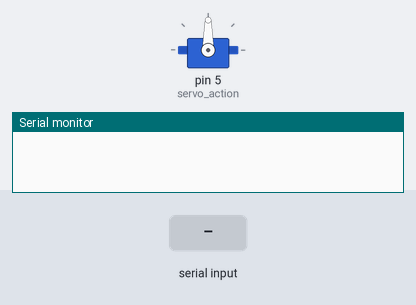
This sketch was run on a simulated Arduino Uno, built with avr-gcc and run on an emulated ATmega328P. On the bench: servo, the last lines printed to the serial monitor. The inputs (shaded band) are chosen by the test bench.

Above: at 1.2 s.
1.3 s: "30,150\n" received over Serial
At 2.9 s:
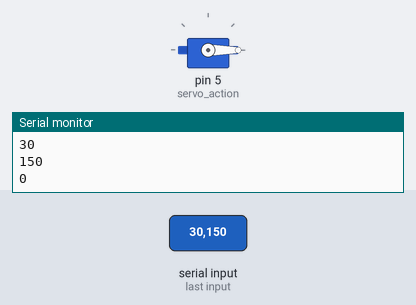
3.8 s: "90,45\n" received over Serial
At 4.6 s:
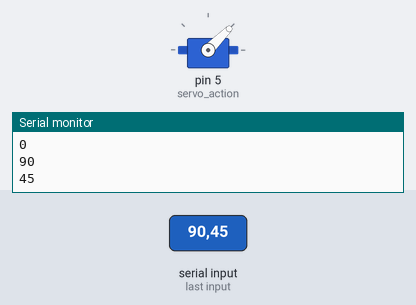
6.3 s: "200\n" received over Serial
At 7.1 s:
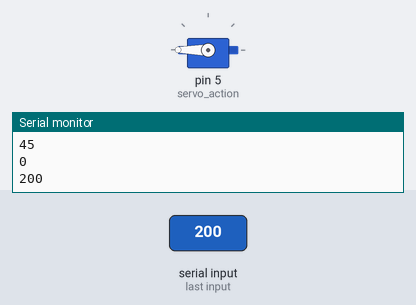
Timing chart, 0 to 9.3 s (numbered marks = the images above; inputs shaded):
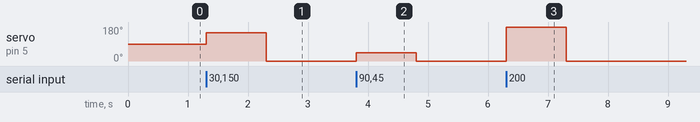

The sketch:

action_test.ino
```cpp
 #include    <Servo.h>      //Servo library
#include "Arduino.h"
#include <SoftwareSerial.h>


Servo servo_rot;//initialize a servo object for the connected servo
Servo servo_action;
int angle;
int num;

int countryId;
int action;

int currentValue = 0;
int values[] = {0, 0};

int us_state = 0;
unsigned long us_changeTime = 0;
bool input;


// Define the RS485 object
//ftwareSerial RS485(RS485rx, RS485Tx);


void setup()
{
  //servo_rot.attach(10);

  servo_action.attach(5);

  //servo_action.write(0);
  //servo_rot.write(20);

  Serial.begin(9600);

  //Mode(RS485inout, OUTPUT);

  // Set RS485 device to read initially
  //gitalWrite(RS485inout, RS485Receive);


  //RS485.begin(9600);


}


void loop()
{

//
//    servo_action.write(75);
//    delay(500);
//    servo_action.write(110);
//
//    delay(150);
//    servo_action.write(75);
//    delay(500);
//    servo_action.write(0);
//    //delay(1000);


//


    if (Serial.available()>0){

      //servo_action.attach(11);
  int angle= Serial.parseInt();
  servo_action.write(angle);
 input=1;
  Serial.println(angle);}


}
```

Measured:
- after the input at 1.3 s, servo on pin 5 (servo_action): 90° → 150° at once, → 0° 1.0 s later
- after the input at 3.8 s, servo on pin 5 (servo_action): 0° → 45° at once, → 0° 1.0 s later
- after the input at 6.3 s, servo on pin 5 (servo_action): 0° → 180° at once, → 0° 1.0 s later
